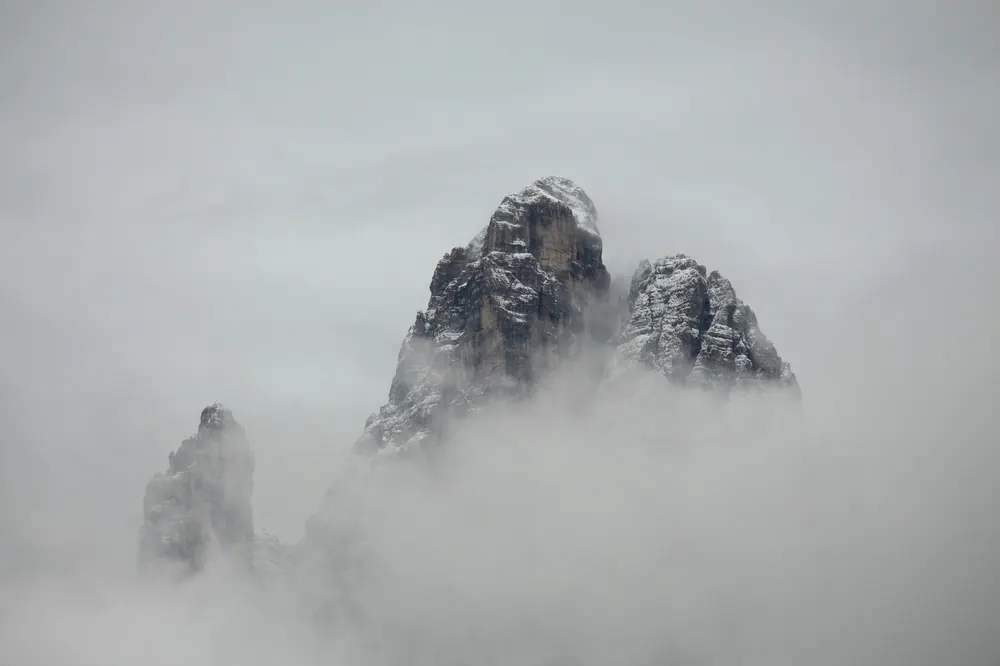
#> input picture assets/img/fogpeak-1000.webp, 1000 x 666 px, given in place of 1.jpg, which was not available
$ python sketch.py ../assets/img ../assets/img/fogpeak-1600.webp
#> lines starting #> are read from the running program, lines starting #| are printed output that depends on the picture
# Renders the orange concept-sketch backgrounds.
# Run: python tools/sketch.py assets/img/src assets/img
import sys, os, math
import numpy as np
from PIL import Image, ImageFilter, ImageOps

SRC, OUT = sys.argv[1], sys.argv[2]
os.makedirs(OUT, exist_ok=True)
PAPER = np.array([246, 241, 230], float)
INK   = np.array([168, 58, 9], float)     # deep rich orange for line work
INK2  = np.array([208, 92, 22], float)    # brighter orange for hatching
WASH  = np.array([240, 150, 80], float)   # marker wash

def to_img(a):
    return Image.fromarray(np.clip(a * 255, 0, 255).astype(np.uint8))

def blur(a, r):
    return np.asarray(to_img(a).filter(ImageFilter.GaussianBlur(r)), float) / 255

def field(h, w, seed, cell=24, amp=6):
    g = np.random.default_rng(seed).standard_normal((h // cell + 2, w // cell + 2))
    im = to_img((g + 3) / 6).resize((w, h), Image.BICUBIC)
    return (np.asarray(im, float) / 255 - .5) * amp

def hatch(h, w, angle, spacing, width, seed):
    yy, xx = np.mgrid[0:h, 0:w].astype(float)
    t = math.radians(angle)
    d = (xx * math.cos(t) + yy * math.sin(t) + field(h, w, seed) * 1.3) % spacing
    d = np.minimum(d, spacing - d)
    return np.clip(1 - (d - width / 2), 0, 1)

def breakup(h, w, seed, scale=70, keep=.25):
    m = np.asarray(to_img(np.random.default_rng(seed).random((h // scale + 2, w // scale + 2))).resize((w, h), Image.BICUBIC), float) / 255
    return np.clip((m - keep) * 4 + .5, 0, 1)

def sketch(path, name, fq=.90, bq=.94, sm=(5, 1.6), work=1600):
#> called with path = '../assets/img/1.jpg', name = 'peaks', fq = 0.9, bq = 0.94, sm = (5, 1.6), work = 1600
    im = Image.open(path).convert('L')
    W, H = im.size
#> W = 1000; H = 666
    s = work / max(W, H)
#> s = 1.6
    im = im.resize((round(W * s), round(H * s)), Image.LANCZOS)
#> im: PIL image 1600x1066 L
    # lift local contrast so low-contrast photos (fog, haze) still read
    eq = ImageOps.equalize(im)
    L = (np.asarray(im, float) * .45 + np.asarray(eq, float) * .55) / 255
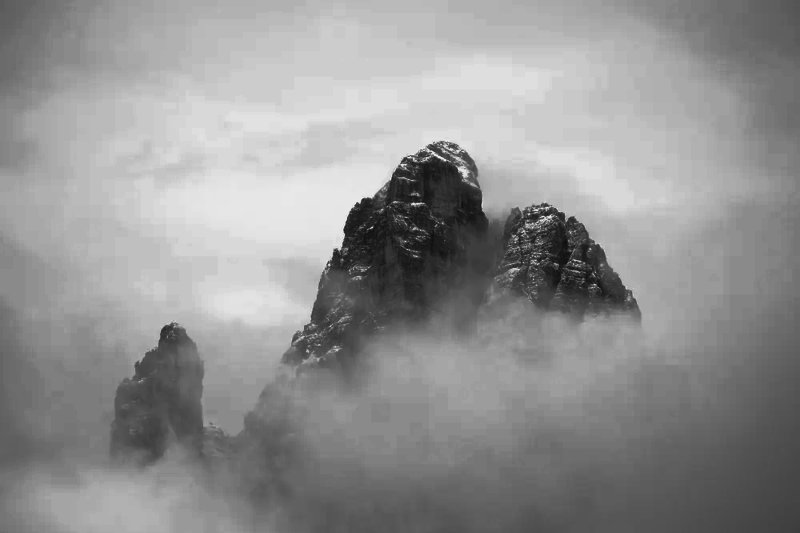
#> L: shape (1066, 1600) float64 (shown at 1/2 size); min 0.0459, max 0.956, mean 0.576
    h, w = L.shape
#> h = 1066; w = 1600

    # tone map: lightly smoothed, split into seven bands by quantile
    T = np.asarray(to_img(L).filter(ImageFilter.MedianFilter(sm[0])).filter(ImageFilter.GaussianBlur(sm[1])), float) / 255
    th = np.quantile(T, [.10, .22, .35, .48, .62, .76])
#> th = [0.318, 0.404, 0.486, 0.565, 0.659, 0.749]
    lev = np.digitize(T, th)               # 0 = darkest ... 6 = lightest
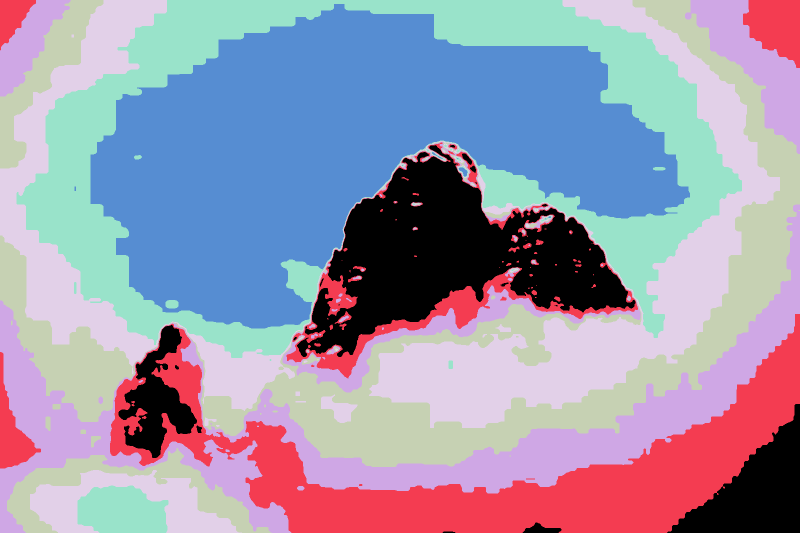
#> lev: shape (1066, 1600) int64 (shown at 1/2 size); 7 distinct labels, from 0 to 6; one colour per label, 0 black

    # texture mask: where the photo has real structure (not smooth sky, fog or haze)
    tex = blur(np.abs(L - blur(L, 2.0)), 7)
    tex = np.clip((tex - np.quantile(tex, .30)) / (np.quantile(tex, .80) - np.quantile(tex, .30) + 1e-6), 0, 1)
    tex = blur(tex, 10)

    # contour lines between tone bands
    e = np.zeros_like(T)
    for dy, dx in ((0, 1), (1, 0)):
        e = np.maximum(e, (np.roll(np.roll(lev, dy, 0), dx, 1) != lev).astype(float))
#> this loop made 2 passes
#> pass 1, in sketch, `e = np.maximum(e, (np.roll(np.roll(lev, dy, 0), dx, 1) != lev).astype(..`:
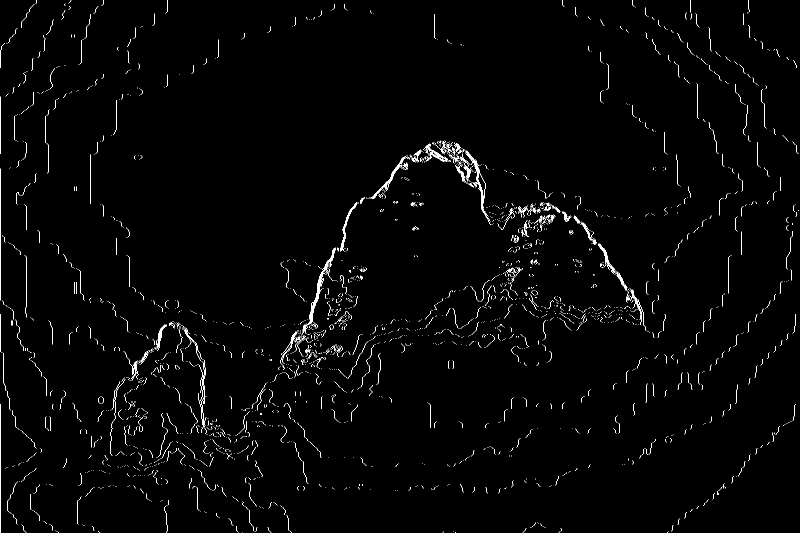
#> e: shape (1066, 1600) float64 (shown at 1/2 size); values 0 (black) and 1 (white), 1.4% white in thin lines or dots
    e[:3, :] = e[-3:, :] = 0; e[:, :3] = e[:, -3:] = 0
#> after `e[:3, :] = e[-3:, :] = 0`: e: shape (1066, 1600) float64; values 0 (black) and 1 (white), 2.5% white in thin lines or dots
#> after `e[:, :3] = e[:, -3:] = 0`: e: shape (1066, 1600) float64; values 0 (black) and 1 (white), 2.4% white in thin lines or dots
    iso = np.clip(blur(e, .55) * 1.5, 0, 1) * np.clip(1.1 - T, .3, .9) * tex
#> in to_img (call 5), `return Image.fromarray(np.clip(a * 255, 0, 255).astype(np.uint8))`: returned value: PIL image 1600x1066 L; 2.4% white in thin lines or dots

    # fine pen detail: thin dark-line response at two scales
    g1, g2 = blur(L, .8), blur(L, 1.8)
    d = g2 - g1
    fine = np.clip((d - np.quantile(d, fq)) / (np.quantile(d, .995) - np.quantile(d, fq) + 1e-6), 0, 1)
    G1, G2 = blur(L, 1.6), blur(L, 4.0)
    D = G2 - G1
    bold = np.clip((D - np.quantile(D, bq)) / (np.quantile(D, .997) - np.quantile(D, bq) + 1e-6), 0, 1)
    pen = np.clip(fine * .75 + bold * .9, 0, 1)
    pen = blur(pen, .35) * (.35 + .65 * tex)

    # hatching by tone band
    h1 = hatch(h, w, 38, 8, 1.1, 1) * (lev <= 3) * breakup(h, w, 11, keep=.18)
#> in breakup, `m = np.asarray(to_img(np.random.default_rng(seed).random((h // scale +..`:
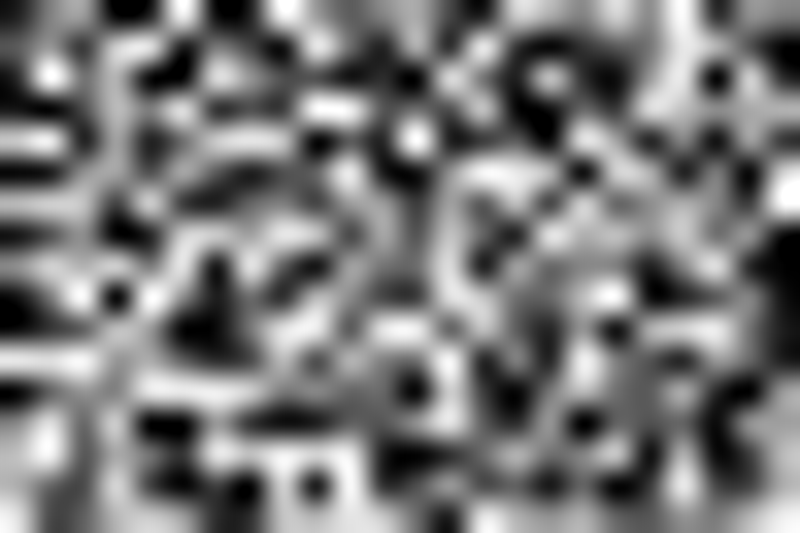
#> m: shape (1066, 1600) float64 (shown at 1/2 size); min 0, max 1, mean 0.472
#> in breakup, `return np.clip((m - keep) * 4 + .5, 0, 1)`:
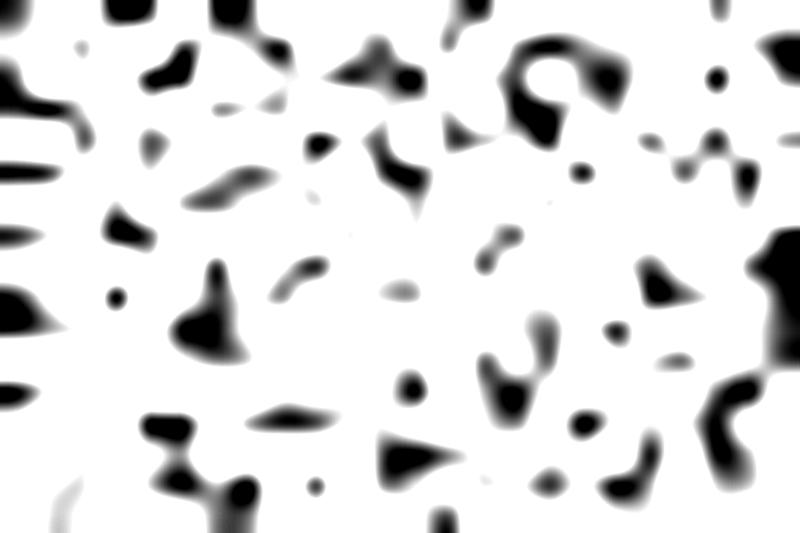
#> returned value: shape (1066, 1600) float64 (shown at 1/2 size); min 0, max 1, mean 0.866
    h2 = hatch(h, w, -52, 7, 1.0, 2) * (lev <= 2) * breakup(h, w, 12, keep=.22)
#> call 2 of hatch, with h = 1066, w = 1600, angle = -52, spacing = 7, width = 1, seed = 2
#> call 2 of field, with h = 1066, w = 1600, seed = 2, cell = 24, amp = 6
#> in field (call 2), `im = to_img((g + 3) / 6).resize((w, h), Image.BICUBIC)`:
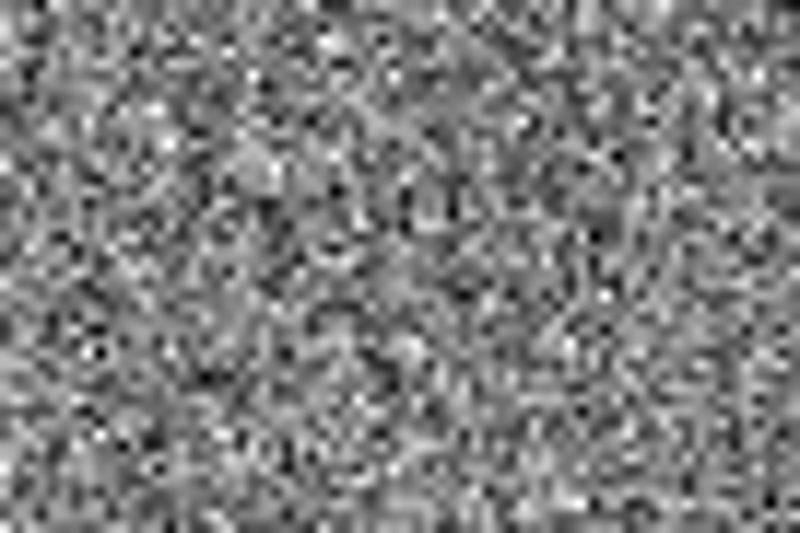
#> im: PIL image 1600x1066 L (shown at 1/2 size); min 0, max 255, mean 125.7
#> in hatch (call 2), `d = np.minimum(d, spacing - d)`:
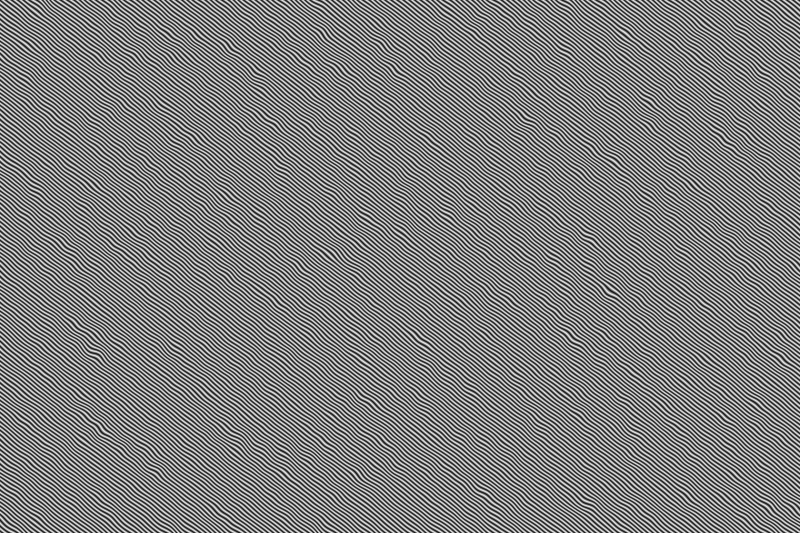
#> d: shape (1066, 1600) float64 (shown at 1/2 size); min 2.31e-06, max 3.5, mean 1.75; drawn with min black and max white
    h3 = hatch(h, w, 82, 6, 1.0, 3) * (lev <= 1)
    h4 = hatch(h, w, 8, 5, .9, 4) * (lev == 0)
    hat = blur(np.clip(h1 * .38 + h2 * .45 + h3 * .5 + h4 * .5, 0, 1), .35) * (.15 + .85 * tex)
    wash = blur(np.select([lev == 0, lev == 1, lev == 2], [.18, .11, .05], 0.0), 6) * (.3 + .7 * tex)

    grain = np.random.default_rng(5).standard_normal((h, w)) * .02
    out = PAPER[None, None, :] * np.ones((h, w, 1))
    out = out * (1 - wash[..., None]) + WASH * wash[..., None]
    out = out * (1 - hat[..., None] * .7) + INK2 * (hat[..., None] * .7)
    ink = np.clip(np.maximum(iso * .7, pen), 0, 1)
    out = out * (1 - ink[..., None]) + INK * ink[..., None]
    out = np.clip(out + grain[..., None] * 255 * .3, 0, 255).astype(np.uint8)
    img = Image.fromarray(out, 'RGB')

    sizes = [1600, 1000, 600] if w >= h else [1000, 600]
#> sizes = [1600, 1000, 600]
    for S in sizes:
        r = S / max(w, h)
        img.resize((round(w * r), round(h * r)), Image.LANCZOS).save(f'{OUT}/{name}-sketch-{S}.webp', quality=82, method=6)

# fq/bq: how selective the fine and bold pen lines are (higher = fewer lines)
for src, name, fq, bq in [('1', 'peaks', .90, .94), ('2', 'fogpeak', .90, .94), ('3', 'mirror', .90, .94),
                          ('4', 'glass', .90, .94), ('5', 'wall', .955, .965)]:
#> (the run stopped early here; a loop or call above may not have finished)
